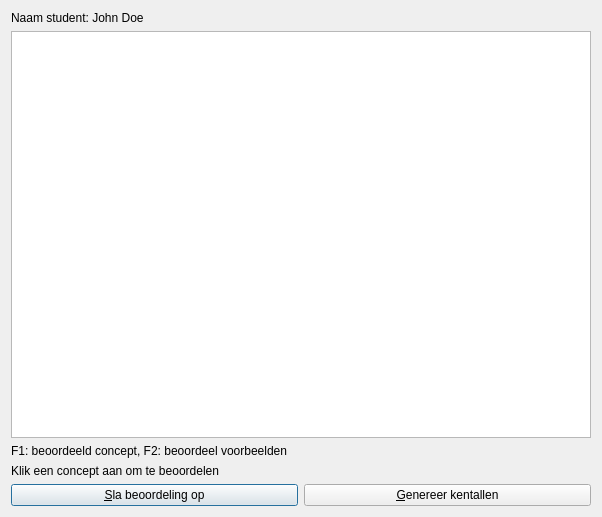
<?xml version="1.0" encoding="UTF-8"?>
<ui version="4.0">
 <class>QtPvdbRateConceptMapDialog</class>
 <widget class="QDialog" name="QtPvdbRateConceptMapDialog">
  <property name="geometry">
   <rect>
    <x>0</x>
    <y>0</y>
    <width>602</width>
    <height>517</height>
   </rect>
  </property>
  <property name="windowTitle">
   <string>Evalueer concept map</string>
  </property>
  <property name="windowIcon">
   <iconset resource="ProjectVanDenBogaart.qrc">
    <normaloff>:/images/PicArrow14x14.png</normaloff>:/images/PicArrow14x14.png</iconset>
  </property>
  <layout class="QVBoxLayout" name="verticalLayout">
   <item>
    <widget class="QLabel" name="label_name">
     <property name="sizePolicy">
      <sizepolicy hsizetype="Preferred" vsizetype="Maximum">
       <horstretch>0</horstretch>
       <verstretch>0</verstretch>
      </sizepolicy>
     </property>
     <property name="text">
      <string>Naam student: John Doe</string>
     </property>
    </widget>
   </item>
   <item>
    <widget class="QtPvdbConceptMapRateWidget" name="widget"/>
   </item>
   <item>
    <widget class="QLabel" name="label">
     <property name="text">
      <string>F1: beoordeeld concept, F2: beoordeel voorbeelden</string>
     </property>
    </widget>
   </item>
   <item>
    <widget class="QLabel" name="label_todo">
     <property name="sizePolicy">
      <sizepolicy hsizetype="Preferred" vsizetype="Maximum">
       <horstretch>0</horstretch>
       <verstretch>0</verstretch>
      </sizepolicy>
     </property>
     <property name="text">
      <string>Klik een concept aan om te beoordelen</string>
     </property>
    </widget>
   </item>
   <item>
    <layout class="QHBoxLayout" name="horizontalLayout">
     <item>
      <widget class="QPushButton" name="button_save">
       <property name="text">
        <string>&amp;Sla beoordeling op</string>
       </property>
      </widget>
     </item>
     <item>
      <widget class="QPushButton" name="button_next">
       <property name="focusPolicy">
        <enum>Qt::NoFocus</enum>
       </property>
       <property name="text">
        <string>&amp;Genereer kentallen</string>
       </property>
      </widget>
     </item>
    </layout>
   </item>
  </layout>
 </widget>
 <customwidgets>
  <customwidget>
   <class>QtPvdbConceptMapRateWidget</class>
   <extends>QGraphicsView</extends>
   <header>qtpvdbconceptmapratewidget.h</header>
  </customwidget>
 </customwidgets>
 <resources>
  <include location="ProjectVanDenBogaart.qrc"/>
 </resources>
 <connections/>
</ui>
